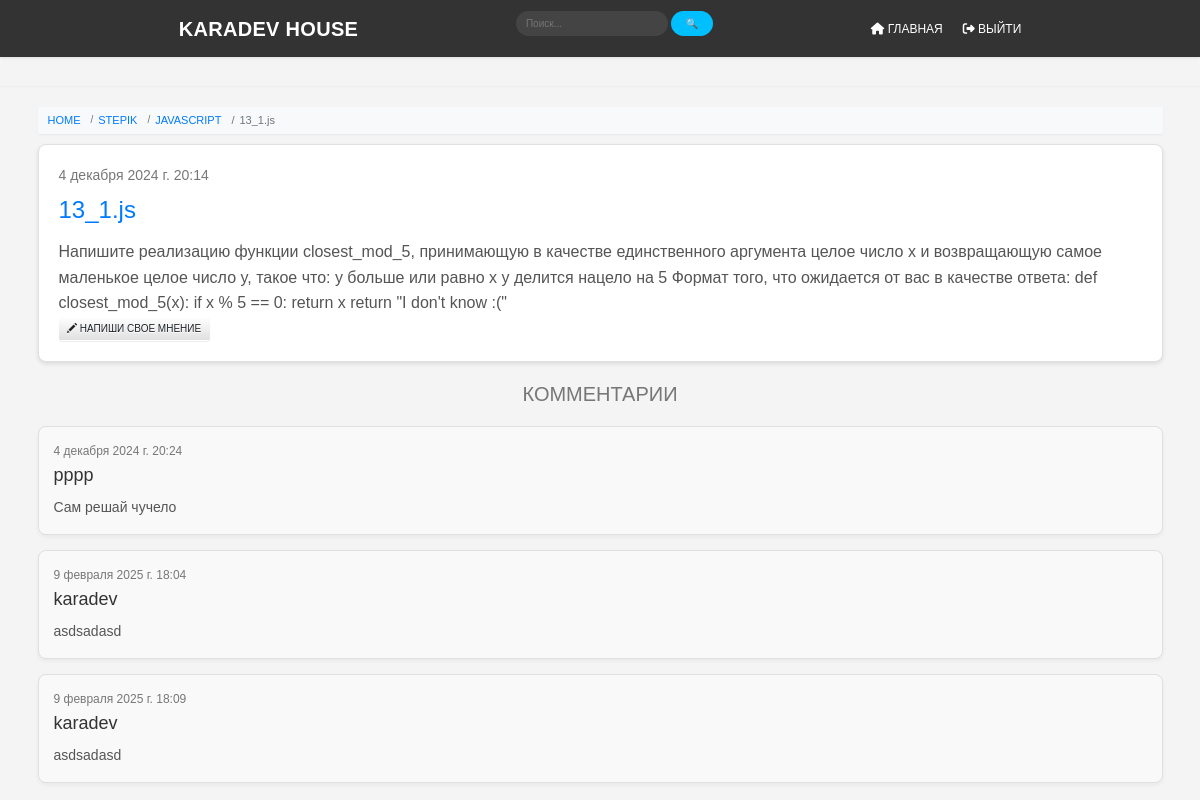
The app's page /stepik/js/909/ with its own data.
### stepik/models.py (models this page shows, shortened)
class Taskjs(models.Model):
    title = models.CharField(max_length=200)
    text = models.TextField()
    created_date = models.DateTimeField(default=timezone.now)
    published_date = models.DateTimeField(blank=True, null=True)
    author = models.ForeignKey(settings.AUTH_USER_MODEL, on_delete=models.CASCADE)

class Decisionjs(models.Model):
    task = models.ForeignKey(Taskjs, on_delete=models.CASCADE)
    text = models.TextField()
    created_date = models.DateTimeField(default=timezone.now)
    published_date = models.DateTimeField(blank=True, null=True)
    author = models.ForeignKey(settings.AUTH_USER_MODEL, on_delete=models.CASCADE)

### stepik/views.py (the view)
# urls.py: path('js/<int:pk>/', views.js_task_detail, name='js_task_detail'),
def js_task_detail(request, pk):
    task = get_object_or_404(Taskjs, pk=pk)
    decisions = Decisionjs.objects.filter(task=task)
    return render(request, 'stepik/js/js_task_detail.html',
                  {
                      'task': task,
                      'decisions': decisions
                   }
                )

### blog/templates/stepik/js/js_task_detail.html
{% extends 'global/base.html' %}
{% block content %}
    <nav aria-label="breadcrumb">
        <ol class="breadcrumb">
          <li class="breadcrumb-item"><a href="{% url 'cards' %}">HOME</a></li>
          <li class="breadcrumb-item"><a href="{% url 'teleport_stepik' %}">STEPIK</a></li>
          <li class="breadcrumb-item"><a href="{% url 'js_task_list' %}">JAVASCRIPT</a></li>
          <li class="breadcrumb-item active" aria-current="page">{{ task.title }}</li>
        </ol>
      </nav>
    <div class="task">
        <div class="date">
            {{ task.published_date }}
        </div>
        <h1><a href="{% url 'js_task_detail' pk=task.pk %}">{{ task.title }}</a></h1>
        <p>{{ task.text|linebreaksbr }}</p>
        <a class="btn btn-default" href="{% url 'answer_new' %}"><span class="glyphicon glyphicon-pencil"></span> НАПИШИ СВОЕ МНЕНИЕ</a>
    </div>
        <h2>КОММЕНТАРИИ</h2>
    {% for decision in decisions %}
        <div class="decision">
            {% if decision.published_date %}
                <div class="date">
                    {{ decision.published_date}}
                </div>
            {% endif %}
            <h3>{{ decision.author }}</h3>
            <p>{{ decision.text|linebreaksbr }}</p>
        </div>
    {% empty %}
        <h2>No comments here yet :(</h2>
    {% endfor %}
{% endblock %}

### static/css/navbar.css (style rules this page uses)
body { margin: 0; font-family: 'Arial', sans-serif; background-color: #f4f4f4; }
.breadcrumb { display: flex; flex-wrap: wrap; padding: 0.5rem 1rem; margin-bottom: 1rem; list-style: none; background-color: #f8f9fa; border-radius: 0.2rem; box-shadow: 0 1px 2px rgba(0, 0, 0, 0.05); }
.breadcrumb-item { display: flex; align-items: center; }
.breadcrumb-item + .breadcrumb-item::before { content: "/"; padding: 0 0.5rem; color: #6c757d; }
.breadcrumb-item a { color: #007bff; text-decoration: none; transition: color 0.2s ease; font-size: 1.1rem; }
.breadcrumb-item.active { color: #6c757d; font-size: 1.1rem; }

### static/css/post_list.css (style rules this page uses)
.task, .post { background-color: #ffffff; border: 1px solid #e0e0e0; border-radius: 8px; padding: 20px; margin-bottom: 20px; box-shadow: 0 2px 4px rgba(0, 0, 0, 0.1); transition: box-shadow 0.3s ease; }
.date { color: #777; font-size: 14px; margin-bottom: 10px; }
.task h1, .post h1 { font-size: 24px; margin: 0 0 15px 0; color: #333; }
.task h1 a, .post h1 a { color: #007bff; text-decoration: none; transition: color 0.3s ease; }
.task p, .post p { font-size: 16px; line-height: 1.6; color: #555; margin: 0; }
.answer, .decision { background-color: #f9f9f9; border: 1px solid #e0e0e0; border-radius: 8px; padding: 15px; margin-bottom: 15px; box-shadow: 0 2px 4px rgba(0, 0, 0, 0.05); }
.answer h3, .decision h3 { font-size: 18px; color: #333; margin: 0 0 10px 0; }
.answer p, .decision p { font-size: 14px; line-height: 1.6; color: #555; margin: 0; }
.answer .date, .decision .date { color: #777; font-size: 12px; margin-bottom: 5px; }
h2 { font-size: 20px; color: #777; text-align: center; margin: 20px 0; }

### records on screen
Taskjs: title "13_1.js", published_date "4 декабря 2024 г. 20:14", text "Напишите реализацию функции closest_mod_5, принимающую в качестве единственного аргумента целое число x и возвращающую самое маленькое целое число y, такое что: y больше или равно x y делится нацело на 5 Формат того, что ожидается от вас в качестве ответа: def closest_mod_5(x): if x % 5 == 0: return x return \"I don't know :(\""
Decisionjs: published_date "4 декабря 2024 г. 20:24", author "pppp", text "Сам решай чучело"
Decisionjs: published_date "9 февраля 2025 г. 18:04", author "karadev", text "asdsadasd"
Decisionjs: published_date "9 февраля 2025 г. 18:09", author "karadev", text "asdsadasd"
